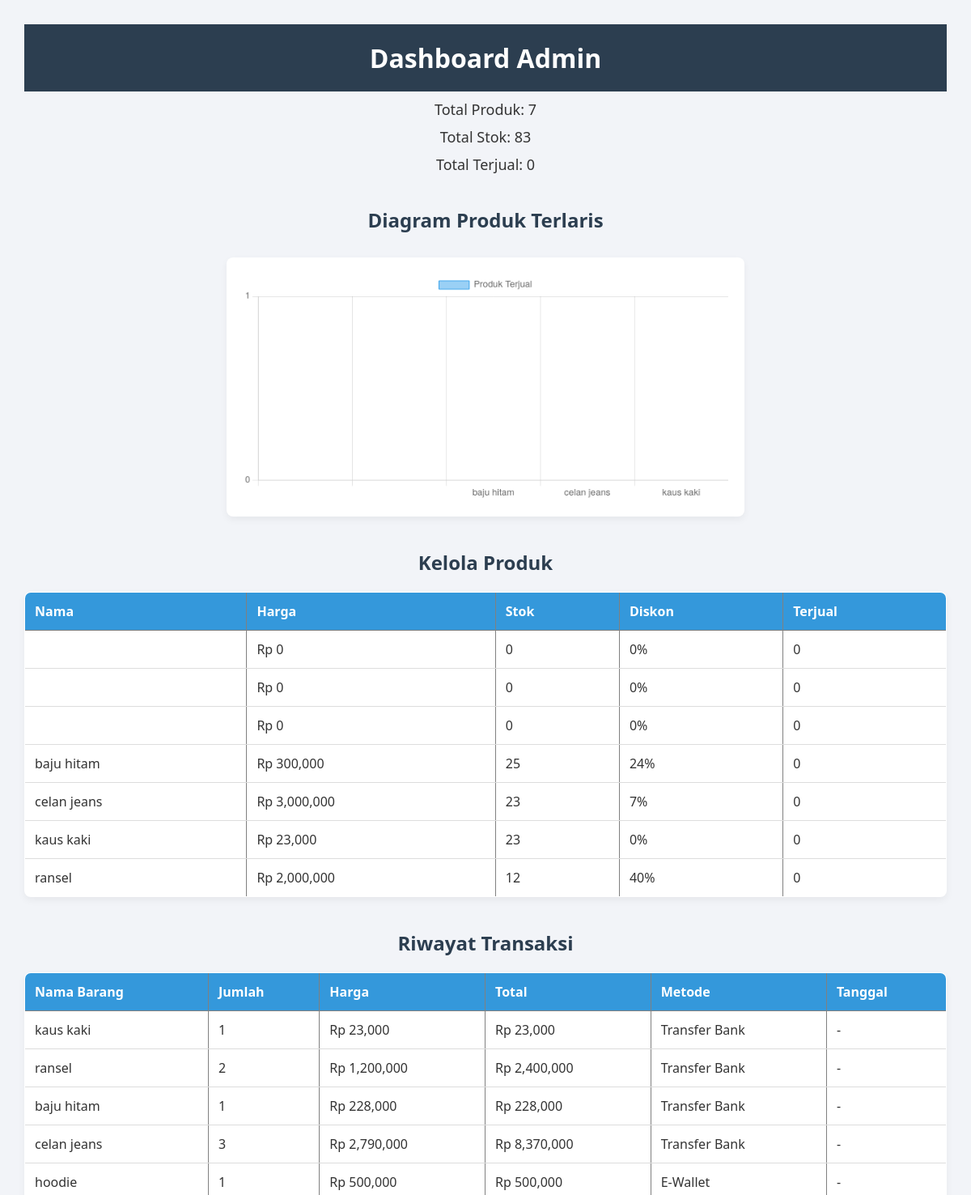
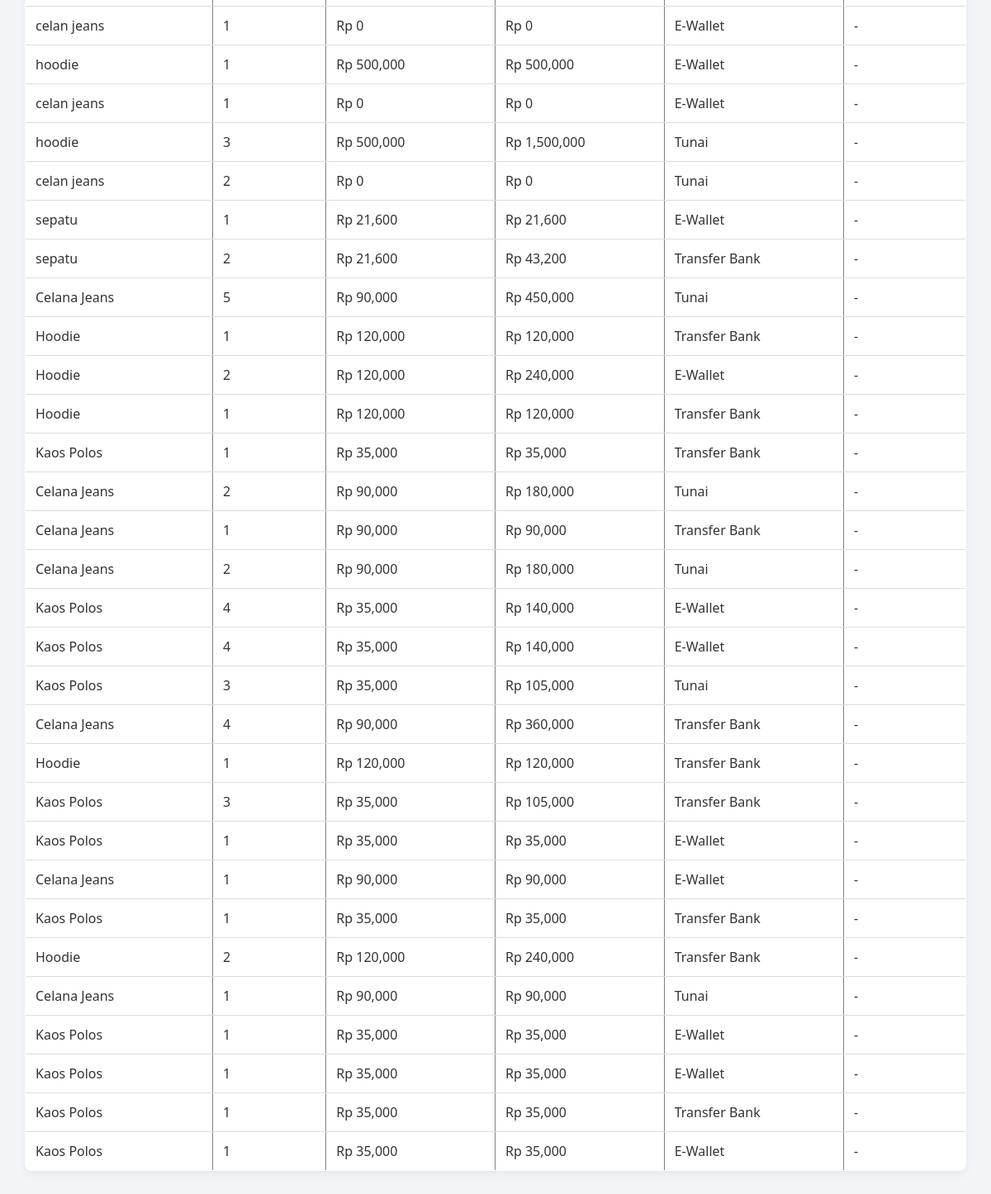
Page /dashboard.php (signed in) on the committed database (2 pictures, top to bottom).
### tables this page shows
CREATE TABLE `kelola` (
  `id` int(11) NOT NULL,
  `nama` varchar(100) NOT NULL,
  `harga` int(11) DEFAULT NULL,
  `stok` int(11) DEFAULT NULL,
  `diskon` int(11) NOT NULL DEFAULT 0,
  `gambar` varchar(100) NOT NULL,
  `terjual` int(11) NOT NULL DEFAULT 0
);

CREATE TABLE `transaksi` (
  `id` int(11) NOT NULL,
  `nama_barang` varchar(100) NOT NULL,
  `jumlah` int(11) NOT NULL,
  `harga` int(11) NOT NULL,
  `total` int(11) NOT NULL,
  `metode_pembayaran` varchar(50) NOT NULL,
  `tanggal` datetime NOT NULL DEFAULT current_timestamp()
);

### dashboard.php (the view, shortened to what this page needs)
<?php
include 'config.php';
$produk = $conn_admin->query("SELECT * FROM kelola");
$transaksi = $conn_penjualan->query("SELECT * FROM transaksi ORDER BY id DESC");
$total_produk = $conn_admin->query("SELECT COUNT(*) as total FROM kelola")->fetch_assoc()['total'];
$total_terjual = $conn_admin->query("SELECT SUM(terjual) as terjual FROM kelola")->fetch_assoc()['terjual'];
$total_stok = $conn_admin->query("SELECT SUM(stok) as stok FROM kelola")->fetch_assoc()['stok'];
$chart_labels = [];
$chart_data = [];
$produk_chart = $conn_admin->query("SELECT nama, terjual FROM kelola ORDER BY terjual DESC LIMIT 5");
while($pc = $produk_chart->fetch_assoc()) {
    $chart_labels[] = $pc['nama'];
    $chart_data[] = $pc['terjual'];
}
?>
<!DOCTYPE html>
<html lang="id">
<head>
  <link rel="stylesheet" href="dashboard.css">
</head>
<body>
  <h1>Dashboard Admin</h1>
  <p>Total Produk: <?= $total_produk ?></p>
  <p>Total Stok: <?= $total_stok ?></p>
  <p>Total Terjual: <?= $total_terjual ?></p>
  <h2>Diagram Produk Terlaris</h2>
<canvas id="produkChart" width="600" height="300"></canvas>
  <h2>Kelola Produk</h2>
  <table border="1" cellpadding="8">
    <tr>
      <th>Nama</th>
      <th>Harga</th>
      <th>Stok</th>
      <th>Diskon</th>
      <th>Terjual</th>
    </tr>
    <?php while($row = $produk->fetch_assoc()): ?>
      <tr>
        <td><?= htmlspecialchars($row['nama']) ?></td>
        <td>Rp <?= number_format($row['harga']) ?></td>
        <td><?= $row['stok'] ?></td>
        <td><?= $row['diskon'] ?>%</td>
        <td><?= $row['terjual'] ?></td>
      </tr>
    <?php endwhile; ?>
  </table>
  <h2>Riwayat Transaksi</h2>
  <table border="1" cellpadding="8">
    <tr>
      <th>Nama Barang</th>
      <th>Jumlah</th>
      <th>Harga</th>
      <th>Total</th>
      <th>Metode</th>
      <th>Tanggal</th>
    </tr>
    <?php while($t = $transaksi->fetch_assoc()): ?>
      <tr>
        <td><?= htmlspecialchars($t['nama_barang']) ?></td>
        <td><?= $t['jumlah'] ?></td>
        <td>Rp <?= number_format($t['harga']) ?></td>
        <td>Rp <?= number_format($t['total']) ?></td>
        <td><?= htmlspecialchars($t['metode_pembayaran']) ?></td>
        <td><?= $t['created_at'] ?? '-' ?></td>
      </tr>
    <?php endwhile; ?>
  </table>
</body>
<script>
  const ctx = document.getElementById('produkChart').getContext('2d');
  const produkChart = new Chart(ctx, {
    type: 'bar',
    data: {
      labels: <?= json_encode($chart_labels) ?>,
      datasets: [{
        label: 'Produk Terjual',
        data: <?= json_encode($chart_data) ?>,
        backgroundColor: 'rgba(54, 162, 235, 0.5)',
        borderColor: 'rgba(54, 162, 235, 1)',
        borderWidth: 1
      }]
    },
    options: {
      responsive: true,
      scales: {
        y: {
          beginAtZero: true,
          ticks: {
            precision: 0
          }
        }
      }
    }
  });
</script>
</html>

### dashboard.css (style rules this page uses)
body { margin: 0; font-family: 'Segoe UI', Tahoma, Geneva, Verdana, sans-serif; background-color: #f2f4f8; color: #333; }
h1 { background-color: #2c3e50; color: white; padding: 20px; margin: 0; text-align: center; }
h2 { color: #2c3e50; margin-top: 40px; text-align: center; }
body { padding: 30px; }
p { font-size: 18px; margin: 10px 0; text-align: center; }
table { width: 100%; border-collapse: collapse; margin-top: 20px; background-color: white; border-radius: 8px; overflow: hidden; box-shadow: 0 4px 10px rgba(0, 0, 0, 0.05); }
table th { background-color: #3498db; color: white; padding: 12px; text-align: left; }
table td { padding: 12px; border-bottom: 1px solid #ddd; }
canvas { display: block; margin: 30px auto; max-width: 700px; background-color: white; border-radius: 8px; padding: 20px; box-shadow: 0 4px 10px rgba(0, 0, 0, 0.05); }

### rows in the picture
kelola: harga "0", stok "0", diskon "0", terjual "0"
kelola: harga "0", stok "0", diskon "0", terjual "0"
kelola: harga "0", stok "0", diskon "0", terjual "0"
kelola: nama "baju hitam", harga "300,000", stok "25", diskon "24", terjual "0"
kelola: nama "celan jeans", harga "3,000,000", stok "23", diskon "7", terjual "0"
kelola: nama "kaus kaki", harga "23,000", stok "23", diskon "0", terjual "0"
kelola: nama "ransel", harga "2,000,000", stok "12", diskon "40", terjual "0"
transaksi: nama_barang "kaus kaki", jumlah "1", harga "23,000", total "23,000", metode_pembayaran "Transfer Bank", created_at "-"
transaksi: nama_barang "ransel", jumlah "2", harga "1,200,000", total "2,400,000", metode_pembayaran "Transfer Bank", created_at "-"
transaksi: nama_barang "baju hitam", jumlah "1", harga "228,000", total "228,000", metode_pembayaran "Transfer Bank", created_at "-"
transaksi: nama_barang "celan jeans", jumlah "3", harga "2,790,000", total "8,370,000", metode_pembayaran "Transfer Bank", created_at "-"
transaksi: nama_barang "hoodie", jumlah "1", harga "500,000", total "500,000", metode_pembayaran "E-Wallet", created_at "-"
transaksi: nama_barang "celan jeans", jumlah "1", harga "0", total "0", metode_pembayaran "E-Wallet", created_at "-"
transaksi: nama_barang "hoodie", jumlah "1", harga "500,000", total "500,000", metode_pembayaran "E-Wallet", created_at "-"
transaksi: nama_barang "celan jeans", jumlah "1", harga "0", total "0", metode_pembayaran "E-Wallet", created_at "-"
transaksi: nama_barang "hoodie", jumlah "3", harga "500,000", total "1,500,000", metode_pembayaran "Tunai", created_at "-"
transaksi: nama_barang "celan jeans", jumlah "2", harga "0", total "0", metode_pembayaran "Tunai", created_at "-"
transaksi: nama_barang "sepatu", jumlah "1", harga "21,600", total "21,600", metode_pembayaran "E-Wallet", created_at "-"
transaksi: nama_barang "sepatu", jumlah "2", harga "21,600", total "43,200", metode_pembayaran "Transfer Bank", created_at "-"
transaksi: nama_barang "Celana Jeans", jumlah "5", harga "90,000", total "450,000", metode_pembayaran "Tunai", created_at "-"
transaksi: nama_barang "Hoodie", jumlah "1", harga "120,000", total "120,000", metode_pembayaran "Transfer Bank", created_at "-"
transaksi: nama_barang "Hoodie", jumlah "2", harga "120,000", total "240,000", metode_pembayaran "E-Wallet", created_at "-"
transaksi: nama_barang "Hoodie", jumlah "1", harga "120,000", total "120,000", metode_pembayaran "Transfer Bank", created_at "-"
transaksi: nama_barang "Kaos Polos", jumlah "1", harga "35,000", total "35,000", metode_pembayaran "Transfer Bank", created_at "-"
transaksi: nama_barang "Celana Jeans", jumlah "2", harga "90,000", total "180,000", metode_pembayaran "Tunai", created_at "-"
transaksi: nama_barang "Celana Jeans", jumlah "1", harga "90,000", total "90,000", metode_pembayaran "Transfer Bank", created_at "-"
transaksi: nama_barang "Celana Jeans", jumlah "2", harga "90,000", total "180,000", metode_pembayaran "Tunai", created_at "-"
transaksi: nama_barang "Kaos Polos", jumlah "4", harga "35,000", total "140,000", metode_pembayaran "E-Wallet", created_at "-"
transaksi: nama_barang "Kaos Polos", jumlah "4", harga "35,000", total "140,000", metode_pembayaran "E-Wallet", created_at "-"
transaksi: nama_barang "Kaos Polos", jumlah "3", harga "35,000", total "105,000", metode_pembayaran "Tunai", created_at "-"
transaksi: nama_barang "Celana Jeans", jumlah "4", harga "90,000", total "360,000", metode_pembayaran "Transfer Bank", created_at "-"
transaksi: nama_barang "Hoodie", jumlah "1", harga "120,000", total "120,000", metode_pembayaran "Transfer Bank", created_at "-"
transaksi: nama_barang "Kaos Polos", jumlah "3", harga "35,000", total "105,000", metode_pembayaran "Transfer Bank", created_at "-"
transaksi: nama_barang "Kaos Polos", jumlah "1", harga "35,000", total "35,000", metode_pembayaran "E-Wallet", created_at "-"
transaksi: nama_barang "Celana Jeans", jumlah "1", harga "90,000", total "90,000", metode_pembayaran "E-Wallet", created_at "-"
transaksi: nama_barang "Kaos Polos", jumlah "1", harga "35,000", total "35,000", metode_pembayaran "Transfer Bank", created_at "-"
transaksi: nama_barang "Hoodie", jumlah "2", harga "120,000", total "240,000", metode_pembayaran "Transfer Bank", created_at "-"
transaksi: nama_barang "Celana Jeans", jumlah "1", harga "90,000", total "90,000", metode_pembayaran "Tunai", created_at "-"
transaksi: nama_barang "Kaos Polos", jumlah "1", harga "35,000", total "35,000", metode_pembayaran "E-Wallet", created_at "-"
transaksi: nama_barang "Kaos Polos", jumlah "1", harga "35,000", total "35,000", metode_pembayaran "E-Wallet", created_at "-"
transaksi: nama_barang "Kaos Polos", jumlah "1", harga "35,000", total "35,000", metode_pembayaran "Transfer Bank", created_at "-"
transaksi: nama_barang "Kaos Polos", jumlah "1", harga "35,000", total "35,000", metode_pembayaran "E-Wallet", created_at "-"

### other values in the picture
$total_produk "7"
$total_stok "83"
$total_terjual "0"
chart data {{ json_encode($chart_labels) }} ["","","baju hitam","celan jeans","kaus kaki"]
chart data {{ json_encode($chart_data) }} ["0","0","0","0","0"]
